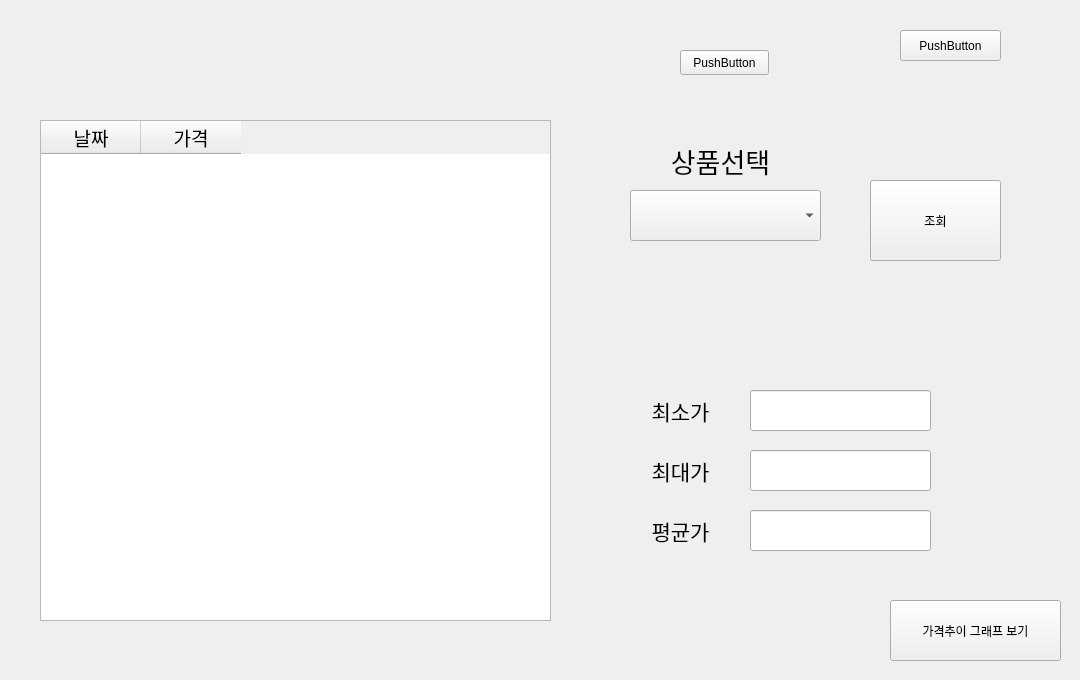
<?xml version="1.0" encoding="UTF-8"?>
<ui version="4.0">
 <class>Form</class>
 <widget class="QWidget" name="Form">
  <property name="geometry">
   <rect>
    <x>0</x>
    <y>0</y>
    <width>1080</width>
    <height>680</height>
   </rect>
  </property>
  <property name="windowTitle">
   <string>Form</string>
  </property>
  <widget class="QStackedWidget" name="stackedWidget">
   <property name="geometry">
    <rect>
     <x>0</x>
     <y>0</y>
     <width>1080</width>
     <height>680</height>
    </rect>
   </property>
   <property name="currentIndex">
    <number>1</number>
   </property>
   <widget class="QWidget" name="page_1">
    <widget class="QTabWidget" name="tabWidget">
     <property name="geometry">
      <rect>
       <x>20</x>
       <y>20</y>
       <width>1041</width>
       <height>651</height>
      </rect>
     </property>
     <property name="currentIndex">
      <number>0</number>
     </property>
     <widget class="QWidget" name="tab_01">
      <property name="enabled">
       <bool>true</bool>
      </property>
      <property name="toolTip">
       <string>&lt;html&gt;&lt;head/&gt;&lt;body&gt;&lt;p&gt;&lt;br/&gt;&lt;/p&gt;&lt;/body&gt;&lt;/html&gt;</string>
      </property>
      <property name="whatsThis">
       <string>&lt;html&gt;&lt;head/&gt;&lt;body&gt;&lt;p&gt;&lt;br/&gt;&lt;/p&gt;&lt;/body&gt;&lt;/html&gt;</string>
      </property>
      <attribute name="title">
       <string>2013</string>
      </attribute>
      <widget class="QWidget" name="layoutWidget_2">
       <property name="geometry">
        <rect>
         <x>30</x>
         <y>30</y>
         <width>981</width>
         <height>561</height>
        </rect>
       </property>
       <layout class="QGridLayout" name="gridLayout_4">
        <item row="0" column="4">
         <widget class="QPushButton" name="btn_gwang_2013">
          <property name="sizePolicy">
           <sizepolicy hsizetype="Fixed" vsizetype="Fixed">
            <horstretch>0</horstretch>
            <verstretch>0</verstretch>
           </sizepolicy>
          </property>
          <property name="minimumSize">
           <size>
            <width>150</width>
            <height>150</height>
           </size>
          </property>
          <property name="text">
           <string>광주(전남)</string>
          </property>
         </widget>
        </item>
        <item row="0" column="2">
         <widget class="QPushButton" name="btn_daegu_2013">
          <property name="sizePolicy">
           <sizepolicy hsizetype="Fixed" vsizetype="Fixed">
            <horstretch>0</horstretch>
            <verstretch>0</verstretch>
           </sizepolicy>
          </property>
          <property name="minimumSize">
           <size>
            <width>150</width>
            <height>150</height>
           </size>
          </property>
          <property name="text">
           <string>대구(경북)</string>
          </property>
         </widget>
        </item>
        <item row="1" column="0">
         <widget class="QPushButton" name="btn_jeonju_2013">
          <property name="sizePolicy">
           <sizepolicy hsizetype="Fixed" vsizetype="Fixed">
            <horstretch>0</horstretch>
            <verstretch>0</verstretch>
           </sizepolicy>
          </property>
          <property name="minimumSize">
           <size>
            <width>150</width>
            <height>150</height>
           </size>
          </property>
          <property name="text">
           <string>전주(전북)</string>
          </property>
         </widget>
        </item>
        <item row="1" column="1">
         <widget class="QPushButton" name="btn_daejeon_2013">
          <property name="sizePolicy">
           <sizepolicy hsizetype="Fixed" vsizetype="Fixed">
            <horstretch>0</horstretch>
            <verstretch>0</verstretch>
           </sizepolicy>
          </property>
          <property name="minimumSize">
           <size>
            <width>150</width>
            <height>150</height>
           </size>
          </property>
          <property name="text">
           <string>대전(충남)</string>
          </property>
         </widget>
        </item>
        <item row="1" column="4">
         <widget class="QPushButton" name="btn_jeju_2013">
          <property name="sizePolicy">
           <sizepolicy hsizetype="Fixed" vsizetype="Fixed">
            <horstretch>0</horstretch>
            <verstretch>0</verstretch>
           </sizepolicy>
          </property>
          <property name="minimumSize">
           <size>
            <width>150</width>
            <height>150</height>
           </size>
          </property>
          <property name="text">
           <string>제주</string>
          </property>
         </widget>
        </item>
        <item row="0" column="1">
         <widget class="QPushButton" name="btn_gyungki_2013">
          <property name="sizePolicy">
           <sizepolicy hsizetype="Fixed" vsizetype="Fixed">
            <horstretch>0</horstretch>
            <verstretch>0</verstretch>
           </sizepolicy>
          </property>
          <property name="minimumSize">
           <size>
            <width>150</width>
            <height>150</height>
           </size>
          </property>
          <property name="text">
           <string>경기</string>
          </property>
         </widget>
        </item>
        <item row="0" column="0">
         <widget class="QPushButton" name="btn_seoul_2013">
          <property name="sizePolicy">
           <sizepolicy hsizetype="Fixed" vsizetype="Fixed">
            <horstretch>0</horstretch>
            <verstretch>0</verstretch>
           </sizepolicy>
          </property>
          <property name="minimumSize">
           <size>
            <width>150</width>
            <height>150</height>
           </size>
          </property>
          <property name="text">
           <string>서울</string>
          </property>
         </widget>
        </item>
        <item row="1" column="3">
         <widget class="QPushButton" name="btn_choogbuk_2013">
          <property name="sizePolicy">
           <sizepolicy hsizetype="Fixed" vsizetype="Fixed">
            <horstretch>0</horstretch>
            <verstretch>0</verstretch>
           </sizepolicy>
          </property>
          <property name="minimumSize">
           <size>
            <width>150</width>
            <height>150</height>
           </size>
          </property>
          <property name="text">
           <string>충북</string>
          </property>
         </widget>
        </item>
        <item row="0" column="3">
         <widget class="QPushButton" name="btn_busan_2013">
          <property name="sizePolicy">
           <sizepolicy hsizetype="Fixed" vsizetype="Fixed">
            <horstretch>0</horstretch>
            <verstretch>0</verstretch>
           </sizepolicy>
          </property>
          <property name="minimumSize">
           <size>
            <width>150</width>
            <height>150</height>
           </size>
          </property>
          <property name="text">
           <string>부산(울산,경남)</string>
          </property>
         </widget>
        </item>
        <item row="1" column="2">
         <widget class="QPushButton" name="btn_gangwon_2013">
          <property name="sizePolicy">
           <sizepolicy hsizetype="Fixed" vsizetype="Fixed">
            <horstretch>0</horstretch>
            <verstretch>0</verstretch>
           </sizepolicy>
          </property>
          <property name="minimumSize">
           <size>
            <width>150</width>
            <height>150</height>
           </size>
          </property>
          <property name="text">
           <string>강원도</string>
          </property>
         </widget>
        </item>
       </layout>
      </widget>
     </widget>
     <widget class="QWidget" name="tab_02">
      <attribute name="title">
       <string>2014</string>
      </attribute>
      <widget class="QWidget" name="layoutWidget">
       <property name="geometry">
        <rect>
         <x>30</x>
         <y>30</y>
         <width>981</width>
         <height>561</height>
        </rect>
       </property>
       <layout class="QGridLayout" name="gridLayout_3">
        <item row="0" column="4">
         <widget class="QPushButton" name="btn_gwang_2014">
          <property name="sizePolicy">
           <sizepolicy hsizetype="Fixed" vsizetype="Fixed">
            <horstretch>0</horstretch>
            <verstretch>0</verstretch>
           </sizepolicy>
          </property>
          <property name="minimumSize">
           <size>
            <width>150</width>
            <height>150</height>
           </size>
          </property>
          <property name="text">
           <string>광주(전남)</string>
          </property>
         </widget>
        </item>
        <item row="0" column="2">
         <widget class="QPushButton" name="btn_daegu_2014">
          <property name="sizePolicy">
           <sizepolicy hsizetype="Fixed" vsizetype="Fixed">
            <horstretch>0</horstretch>
            <verstretch>0</verstretch>
           </sizepolicy>
          </property>
          <property name="minimumSize">
           <size>
            <width>150</width>
            <height>150</height>
           </size>
          </property>
          <property name="text">
           <string>대구(경북)</string>
          </property>
         </widget>
        </item>
        <item row="1" column="0">
         <widget class="QPushButton" name="btn_jeonju_2014">
          <property name="sizePolicy">
           <sizepolicy hsizetype="Fixed" vsizetype="Fixed">
            <horstretch>0</horstretch>
            <verstretch>0</verstretch>
           </sizepolicy>
          </property>
          <property name="minimumSize">
           <size>
            <width>150</width>
            <height>150</height>
           </size>
          </property>
          <property name="text">
           <string>전주(전북)</string>
          </property>
         </widget>
        </item>
        <item row="1" column="1">
         <widget class="QPushButton" name="btn_daejeon_2014">
          <property name="sizePolicy">
           <sizepolicy hsizetype="Fixed" vsizetype="Fixed">
            <horstretch>0</horstretch>
            <verstretch>0</verstretch>
           </sizepolicy>
          </property>
          <property name="minimumSize">
           <size>
            <width>150</width>
            <height>150</height>
           </size>
          </property>
          <property name="text">
           <string>대전(충남)</string>
          </property>
         </widget>
        </item>
        <item row="1" column="4">
         <widget class="QPushButton" name="btn_jeju_2014">
          <property name="sizePolicy">
           <sizepolicy hsizetype="Fixed" vsizetype="Fixed">
            <horstretch>0</horstretch>
            <verstretch>0</verstretch>
           </sizepolicy>
          </property>
          <property name="minimumSize">
           <size>
            <width>150</width>
            <height>150</height>
           </size>
          </property>
          <property name="text">
           <string>제주</string>
          </property>
         </widget>
        </item>
        <item row="0" column="1">
         <widget class="QPushButton" name="btn_gyungki_2014">
          <property name="sizePolicy">
           <sizepolicy hsizetype="Fixed" vsizetype="Fixed">
            <horstretch>0</horstretch>
            <verstretch>0</verstretch>
           </sizepolicy>
          </property>
          <property name="minimumSize">
           <size>
            <width>150</width>
            <height>150</height>
           </size>
          </property>
          <property name="text">
           <string>경기</string>
          </property>
         </widget>
        </item>
        <item row="0" column="0">
         <widget class="QPushButton" name="btn_seoul_2014">
          <property name="sizePolicy">
           <sizepolicy hsizetype="Fixed" vsizetype="Fixed">
            <horstretch>0</horstretch>
            <verstretch>0</verstretch>
           </sizepolicy>
          </property>
          <property name="minimumSize">
           <size>
            <width>150</width>
            <height>150</height>
           </size>
          </property>
          <property name="text">
           <string>서울</string>
          </property>
         </widget>
        </item>
        <item row="1" column="3">
         <widget class="QPushButton" name="btn_choogbuk_2014">
          <property name="sizePolicy">
           <sizepolicy hsizetype="Fixed" vsizetype="Fixed">
            <horstretch>0</horstretch>
            <verstretch>0</verstretch>
           </sizepolicy>
          </property>
          <property name="minimumSize">
           <size>
            <width>150</width>
            <height>150</height>
           </size>
          </property>
          <property name="text">
           <string>충북</string>
          </property>
         </widget>
        </item>
        <item row="0" column="3">
         <widget class="QPushButton" name="btn_busan_2014">
          <property name="sizePolicy">
           <sizepolicy hsizetype="Fixed" vsizetype="Fixed">
            <horstretch>0</horstretch>
            <verstretch>0</verstretch>
           </sizepolicy>
          </property>
          <property name="minimumSize">
           <size>
            <width>150</width>
            <height>150</height>
           </size>
          </property>
          <property name="text">
           <string>부산(울산,경남)</string>
          </property>
         </widget>
        </item>
        <item row="1" column="2">
         <widget class="QPushButton" name="btn_gangwon_2014">
          <property name="sizePolicy">
           <sizepolicy hsizetype="Fixed" vsizetype="Fixed">
            <horstretch>0</horstretch>
            <verstretch>0</verstretch>
           </sizepolicy>
          </property>
          <property name="minimumSize">
           <size>
            <width>150</width>
            <height>150</height>
           </size>
          </property>
          <property name="text">
           <string>강원도</string>
          </property>
         </widget>
        </item>
       </layout>
      </widget>
     </widget>
     <widget class="QWidget" name="tab_03">
      <attribute name="title">
       <string>2022</string>
      </attribute>
      <widget class="QWidget" name="layoutWidget">
       <property name="geometry">
        <rect>
         <x>30</x>
         <y>20</y>
         <width>981</width>
         <height>561</height>
        </rect>
       </property>
       <layout class="QGridLayout" name="gridLayout">
        <item row="0" column="4">
         <widget class="QPushButton" name="btn_gwang_2022">
          <property name="sizePolicy">
           <sizepolicy hsizetype="Fixed" vsizetype="Fixed">
            <horstretch>0</horstretch>
            <verstretch>0</verstretch>
           </sizepolicy>
          </property>
          <property name="minimumSize">
           <size>
            <width>150</width>
            <height>150</height>
           </size>
          </property>
          <property name="text">
           <string>광주(전남)</string>
          </property>
         </widget>
        </item>
        <item row="2" column="0">
         <widget class="QPushButton" name="btn_gangwon_2022">
          <property name="sizePolicy">
           <sizepolicy hsizetype="Fixed" vsizetype="Fixed">
            <horstretch>0</horstretch>
            <verstretch>0</verstretch>
           </sizepolicy>
          </property>
          <property name="minimumSize">
           <size>
            <width>150</width>
            <height>150</height>
           </size>
          </property>
          <property name="text">
           <string>강원도</string>
          </property>
         </widget>
        </item>
        <item row="0" column="2">
         <widget class="QPushButton" name="btn_daegu_2022">
          <property name="sizePolicy">
           <sizepolicy hsizetype="Fixed" vsizetype="Fixed">
            <horstretch>0</horstretch>
            <verstretch>0</verstretch>
           </sizepolicy>
          </property>
          <property name="minimumSize">
           <size>
            <width>150</width>
            <height>150</height>
           </size>
          </property>
          <property name="text">
           <string>대구(경북)</string>
          </property>
         </widget>
        </item>
        <item row="1" column="0">
         <widget class="QPushButton" name="btn_jeonju_2022">
          <property name="sizePolicy">
           <sizepolicy hsizetype="Fixed" vsizetype="Fixed">
            <horstretch>0</horstretch>
            <verstretch>0</verstretch>
           </sizepolicy>
          </property>
          <property name="minimumSize">
           <size>
            <width>150</width>
            <height>150</height>
           </size>
          </property>
          <property name="text">
           <string>전주(전북)</string>
          </property>
         </widget>
        </item>
        <item row="1" column="2">
         <widget class="QPushButton" name="btn_sejong_2022">
          <property name="sizePolicy">
           <sizepolicy hsizetype="Fixed" vsizetype="Fixed">
            <horstretch>0</horstretch>
            <verstretch>0</verstretch>
           </sizepolicy>
          </property>
          <property name="minimumSize">
           <size>
            <width>150</width>
            <height>150</height>
           </size>
          </property>
          <property name="text">
           <string>세종</string>
          </property>
         </widget>
        </item>
        <item row="1" column="1">
         <widget class="QPushButton" name="btn_daejeon_2022">
          <property name="sizePolicy">
           <sizepolicy hsizetype="Fixed" vsizetype="Fixed">
            <horstretch>0</horstretch>
            <verstretch>0</verstretch>
           </sizepolicy>
          </property>
          <property name="minimumSize">
           <size>
            <width>150</width>
            <height>150</height>
           </size>
          </property>
          <property name="text">
           <string>대전(충남)</string>
          </property>
         </widget>
        </item>
        <item row="1" column="4">
         <widget class="QPushButton" name="btn_jeju_2022">
          <property name="sizePolicy">
           <sizepolicy hsizetype="Fixed" vsizetype="Fixed">
            <horstretch>0</horstretch>
            <verstretch>0</verstretch>
           </sizepolicy>
          </property>
          <property name="minimumSize">
           <size>
            <width>150</width>
            <height>150</height>
           </size>
          </property>
          <property name="text">
           <string>제주</string>
          </property>
         </widget>
        </item>
        <item row="0" column="1">
         <widget class="QPushButton" name="btn_gyungki_2022">
          <property name="sizePolicy">
           <sizepolicy hsizetype="Fixed" vsizetype="Fixed">
            <horstretch>0</horstretch>
            <verstretch>0</verstretch>
           </sizepolicy>
          </property>
          <property name="minimumSize">
           <size>
            <width>150</width>
            <height>150</height>
           </size>
          </property>
          <property name="text">
           <string>경기</string>
          </property>
         </widget>
        </item>
        <item row="0" column="0">
         <widget class="QPushButton" name="btn_seoul_2022">
          <property name="sizePolicy">
           <sizepolicy hsizetype="Fixed" vsizetype="Fixed">
            <horstretch>0</horstretch>
            <verstretch>0</verstretch>
           </sizepolicy>
          </property>
          <property name="minimumSize">
           <size>
            <width>150</width>
            <height>150</height>
           </size>
          </property>
          <property name="text">
           <string>서울</string>
          </property>
         </widget>
        </item>
        <item row="1" column="3">
         <widget class="QPushButton" name="btn_choogbuk_2022">
          <property name="sizePolicy">
           <sizepolicy hsizetype="Fixed" vsizetype="Fixed">
            <horstretch>0</horstretch>
            <verstretch>0</verstretch>
           </sizepolicy>
          </property>
          <property name="minimumSize">
           <size>
            <width>150</width>
            <height>150</height>
           </size>
          </property>
          <property name="text">
           <string>충북</string>
          </property>
         </widget>
        </item>
        <item row="0" column="3">
         <widget class="QPushButton" name="btn_busan_2022">
          <property name="sizePolicy">
           <sizepolicy hsizetype="Fixed" vsizetype="Fixed">
            <horstretch>0</horstretch>
            <verstretch>0</verstretch>
           </sizepolicy>
          </property>
          <property name="minimumSize">
           <size>
            <width>150</width>
            <height>150</height>
           </size>
          </property>
          <property name="text">
           <string>부산(울산,경남)</string>
          </property>
         </widget>
        </item>
       </layout>
      </widget>
     </widget>
    </widget>
    <widget class="QPushButton" name="btn_1">
     <property name="geometry">
      <rect>
       <x>590</x>
       <y>10</y>
       <width>101</width>
       <height>31</height>
      </rect>
     </property>
     <property name="text">
      <string>PushButton</string>
     </property>
    </widget>
   </widget>
   <widget class="QWidget" name="page_2">
    <widget class="QComboBox" name="combo_product">
     <property name="geometry">
      <rect>
       <x>630</x>
       <y>190</y>
       <width>191</width>
       <height>51</height>
      </rect>
     </property>
    </widget>
    <widget class="QPushButton" name="btn_inquiry">
     <property name="geometry">
      <rect>
       <x>870</x>
       <y>180</y>
       <width>131</width>
       <height>81</height>
      </rect>
     </property>
     <property name="text">
      <string>조회</string>
     </property>
    </widget>
    <widget class="QPushButton" name="btn_graph">
     <property name="geometry">
      <rect>
       <x>890</x>
       <y>600</y>
       <width>171</width>
       <height>61</height>
      </rect>
     </property>
     <property name="text">
      <string>가격추이 그래프 보기</string>
     </property>
    </widget>
    <widget class="QLabel" name="label_year">
     <property name="geometry">
      <rect>
       <x>60</x>
       <y>40</y>
       <width>200</width>
       <height>60</height>
      </rect>
     </property>
     <property name="sizePolicy">
      <sizepolicy hsizetype="Fixed" vsizetype="Fixed">
       <horstretch>0</horstretch>
       <verstretch>0</verstretch>
      </sizepolicy>
     </property>
     <property name="minimumSize">
      <size>
       <width>200</width>
       <height>60</height>
      </size>
     </property>
     <property name="font">
      <font>
       <pointsize>30</pointsize>
      </font>
     </property>
     <property name="autoFillBackground">
      <bool>true</bool>
     </property>
     <property name="text">
      <string/>
     </property>
     <property name="alignment">
      <set>Qt::AlignCenter</set>
     </property>
    </widget>
    <widget class="QLabel" name="label_region">
     <property name="geometry">
      <rect>
       <x>280</x>
       <y>40</y>
       <width>200</width>
       <height>60</height>
      </rect>
     </property>
     <property name="sizePolicy">
      <sizepolicy hsizetype="Fixed" vsizetype="Fixed">
       <horstretch>0</horstretch>
       <verstretch>0</verstretch>
      </sizepolicy>
     </property>
     <property name="minimumSize">
      <size>
       <width>200</width>
       <height>60</height>
      </size>
     </property>
     <property name="font">
      <font>
       <pointsize>30</pointsize>
      </font>
     </property>
     <property name="autoFillBackground">
      <bool>true</bool>
     </property>
     <property name="text">
      <string/>
     </property>
     <property name="alignment">
      <set>Qt::AlignCenter</set>
     </property>
    </widget>
    <widget class="QLabel" name="label">
     <property name="geometry">
      <rect>
       <x>660</x>
       <y>140</y>
       <width>121</width>
       <height>41</height>
      </rect>
     </property>
     <property name="font">
      <font>
       <pointsize>20</pointsize>
      </font>
     </property>
     <property name="text">
      <string>상품선택</string>
     </property>
     <property name="alignment">
      <set>Qt::AlignCenter</set>
     </property>
    </widget>
    <widget class="QTableWidget" name="table_product_price">
     <property name="geometry">
      <rect>
       <x>40</x>
       <y>120</y>
       <width>511</width>
       <height>501</height>
      </rect>
     </property>
     <property name="font">
      <font>
       <pointsize>14</pointsize>
      </font>
     </property>
     <property name="editTriggers">
      <set>QAbstractItemView::NoEditTriggers</set>
     </property>
     <attribute name="horizontalHeaderCascadingSectionResizes">
      <bool>true</bool>
     </attribute>
     <attribute name="horizontalHeaderHighlightSections">
      <bool>true</bool>
     </attribute>
     <attribute name="horizontalHeaderShowSortIndicator" stdset="0">
      <bool>false</bool>
     </attribute>
     <attribute name="horizontalHeaderStretchLastSection">
      <bool>false</bool>
     </attribute>
     <column>
      <property name="text">
       <string>날짜</string>
      </property>
     </column>
     <column>
      <property name="text">
       <string>가격</string>
      </property>
     </column>
    </widget>
    <widget class="QPushButton" name="btn_2">
     <property name="geometry">
      <rect>
       <x>900</x>
       <y>30</y>
       <width>101</width>
       <height>31</height>
      </rect>
     </property>
     <property name="text">
      <string>PushButton</string>
     </property>
    </widget>
    <widget class="QLabel" name="label_min">
     <property name="geometry">
      <rect>
       <x>620</x>
       <y>390</y>
       <width>121</width>
       <height>41</height>
      </rect>
     </property>
     <property name="font">
      <font>
       <pointsize>16</pointsize>
      </font>
     </property>
     <property name="text">
      <string>최소가</string>
     </property>
     <property name="alignment">
      <set>Qt::AlignCenter</set>
     </property>
    </widget>
    <widget class="QLabel" name="label_max">
     <property name="geometry">
      <rect>
       <x>620</x>
       <y>450</y>
       <width>121</width>
       <height>41</height>
      </rect>
     </property>
     <property name="font">
      <font>
       <pointsize>16</pointsize>
      </font>
     </property>
     <property name="text">
      <string>최대가</string>
     </property>
     <property name="alignment">
      <set>Qt::AlignCenter</set>
     </property>
    </widget>
    <widget class="QLabel" name="label_aver">
     <property name="geometry">
      <rect>
       <x>620</x>
       <y>510</y>
       <width>121</width>
       <height>41</height>
      </rect>
     </property>
     <property name="font">
      <font>
       <pointsize>16</pointsize>
      </font>
     </property>
     <property name="text">
      <string>평균가</string>
     </property>
     <property name="alignment">
      <set>Qt::AlignCenter</set>
     </property>
    </widget>
    <widget class="QLineEdit" name="line_min">
     <property name="enabled">
      <bool>true</bool>
     </property>
     <property name="geometry">
      <rect>
       <x>750</x>
       <y>390</y>
       <width>181</width>
       <height>41</height>
      </rect>
     </property>
     <property name="alignment">
      <set>Qt::AlignRight|Qt::AlignTrailing|Qt::AlignVCenter</set>
     </property>
     <property name="readOnly">
      <bool>true</bool>
     </property>
    </widget>
    <widget class="QLineEdit" name="line_max">
     <property name="enabled">
      <bool>true</bool>
     </property>
     <property name="geometry">
      <rect>
       <x>750</x>
       <y>450</y>
       <width>181</width>
       <height>41</height>
      </rect>
     </property>
     <property name="alignment">
      <set>Qt::AlignRight|Qt::AlignTrailing|Qt::AlignVCenter</set>
     </property>
     <property name="readOnly">
      <bool>true</bool>
     </property>
    </widget>
    <widget class="QLineEdit" name="line_aver">
     <property name="enabled">
      <bool>true</bool>
     </property>
     <property name="geometry">
      <rect>
       <x>750</x>
       <y>510</y>
       <width>181</width>
       <height>41</height>
      </rect>
     </property>
     <property name="alignment">
      <set>Qt::AlignRight|Qt::AlignTrailing|Qt::AlignVCenter</set>
     </property>
     <property name="readOnly">
      <bool>true</bool>
     </property>
    </widget>
    <widget class="QPushButton" name="btn_test">
     <property name="geometry">
      <rect>
       <x>680</x>
       <y>50</y>
       <width>89</width>
       <height>25</height>
      </rect>
     </property>
     <property name="text">
      <string>PushButton</string>
     </property>
    </widget>
   </widget>
   <widget class="QWidget" name="page_3">
    <widget class="QWidget" name="verticalLayoutWidget">
     <property name="geometry">
      <rect>
       <x>140</x>
       <y>70</y>
       <width>781</width>
       <height>521</height>
      </rect>
     </property>
     <layout class="QVBoxLayout" name="verticalLayout"/>
    </widget>
   </widget>
  </widget>
 </widget>
 <resources/>
 <connections/>
</ui>
